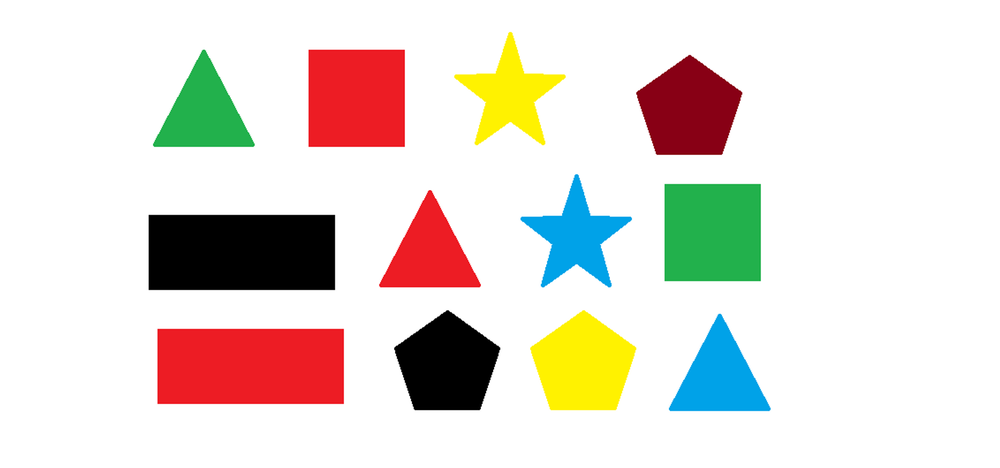
#> input picture Ronaldo_Dutra_Carvalho/entrega_visao_computacional/objects.png, 1000 x 468 px, shrunk from 2000 x 936 before the run
$ python shapes.py
#> lines starting #> are read from the running program, lines starting #| are printed output that depends on the picture; after the words box and inside, x2 and y2 are one past the last pixel; in counts of white or black regions, pixels touching at a corner belong together
import cv2
import numpy as np

img = cv2.imread("objects.png")
#> img is the input picture: shape (468, 1000, 3); mean B, G, R 213.4, 220.6, 228


vermelho_min = np.array([0, 0, 200], np.uint8)
vermelho_max = np.array([100, 100, 255], np.uint8)

preto_min = np.array([0, 0, 0], np.uint8)
preto_max = np.array([30,30, 30], np.uint8)

azul_min = np.array([50, 0, 0], np.uint8)
azul_max = np.array([255, 170,170], np.uint8)

mascara_azul = cv2.inRange(img, azul_min, azul_max)
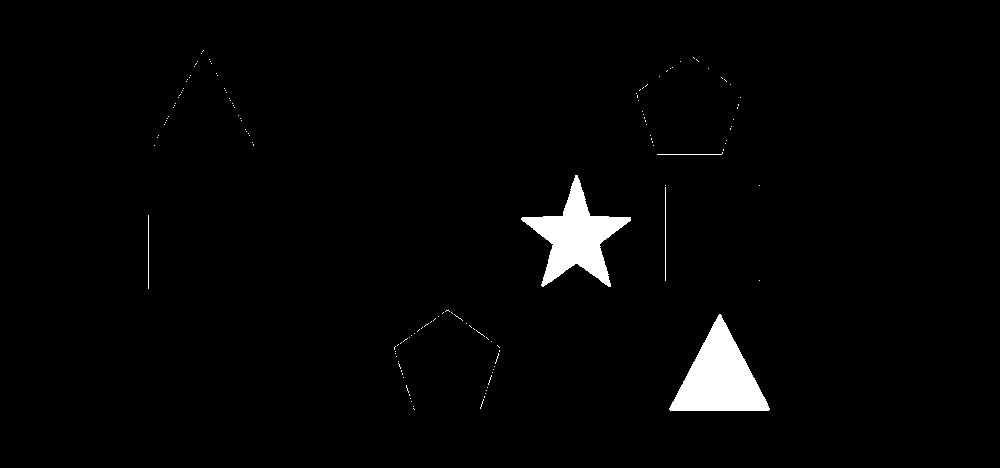
#> mascara_azul: shape (468, 1000); 2.2% white; 139 white regions (134 under 20 px), largest, box (x1, y1, x2, y2) and area: (669, 314, 770, 411) 5096, (521, 175, 631, 287) 4686, (665, 187, 666, 281) 94, (148, 215, 149, 289) 74, (657, 152, 723, 155) 67
mascara_vermelho = cv2.inRange(img, vermelho_min, vermelho_max)
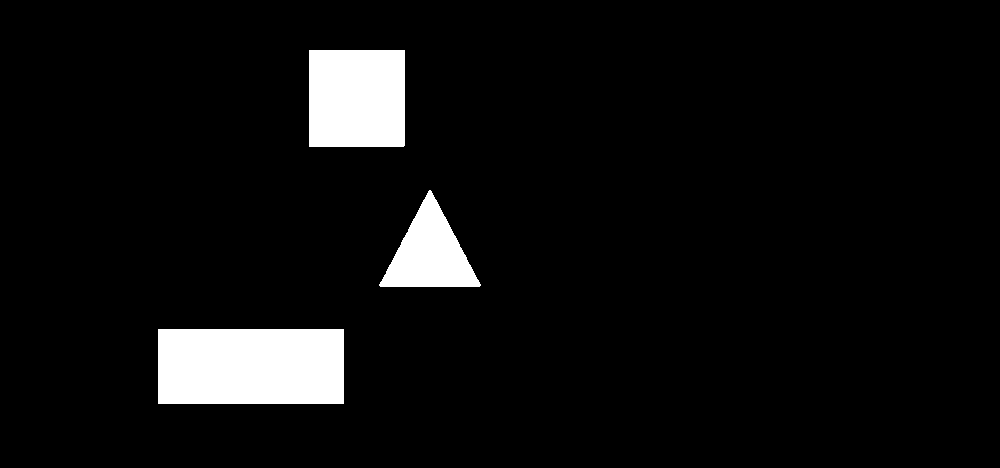
#> mascara_vermelho: shape (468, 1000); 6.1% white; 3 white regions, box (x1, y1, x2, y2) and area: (158, 329, 344, 404) 13950, (309, 50, 405, 147) 9311, (379, 190, 481, 287) 5128
mascara_preto = cv2.inRange(img, preto_min, preto_max)
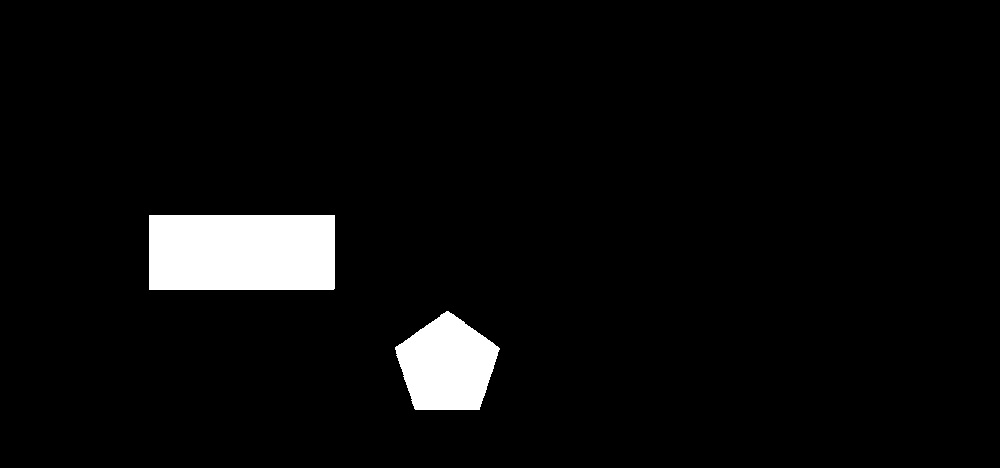
#> mascara_preto: shape (468, 1000); 4.5% white; 2 white regions

def desenha_contorno_triangulo(mascara,img):
    ret,thresh = cv2.threshold(mascara,127,255,cv2.THRESH_BINARY)
    contours,hierarchy = cv2.findContours(thresh, cv2.RETR_EXTERNAL, cv2.CHAIN_APPROX_SIMPLE)
    print("Number of contours detected:",len(contours))
    for cnt in contours:

        perimetro = cv2.arcLength(cnt, True)
        aproximacao = cv2.approxPolyDP(cnt, 0.04 * perimetro, True)
        if len(aproximacao) == 3:
            x, y, largura, altura = cv2.boundingRect(aproximacao)
            regiao_recortada = img[y:y+altura, x:x+largura]
            cv2.imwrite(f'regiao_triangulo.png', regiao_recortada)


def desenha_contorno_quadrado(mascara,img):
    ret,thresh = cv2.threshold(mascara,150,255,0)
    contours,hierarchy = cv2.findContours(thresh, cv2.RETR_EXTERNAL, cv2.CHAIN_APPROX_SIMPLE)
    print("Number of contours detected:",len(contours))

    for cnt in contours:
        perimetro = cv2.arcLength(cnt, True)
        aproximacao = cv2.approxPolyDP(cnt, 0.04 * perimetro, True)
    if len(aproximacao) == 4:
            x, y, largura, altura = cv2.boundingRect(aproximacao)
            regiao_recortada = img[y:y+altura, x:x+largura]
            cv2.imwrite(f'regiao_quadrado.png', regiao_recortada)

def desenha_contorno_retangulo(mascara,img):
    ret,thresh = cv2.threshold(mascara,150,255,0)
    contours,hierarchy = cv2.findContours(thresh, cv2.RETR_EXTERNAL, cv2.CHAIN_APPROX_SIMPLE)
    print("Number of contours detected:",len(contours))

    for cnt in contours:
        perimetro = cv2.arcLength(cnt, True)
        aproximacao = cv2.approxPolyDP(cnt, 0.04 * perimetro, True)
    if len(aproximacao) == 4:
            x, y, largura, altura = cv2.boundingRect(aproximacao)
            regiao_recortada = img[y:y+altura, x:x+largura]
            cv2.imwrite(f'regiao_retangulo.png', regiao_recortada)


desenha_contorno_quadrado(mascara_vermelho,img)
#> in desenha_contorno_quadrado, `contours,hierarchy = cv2.findContours(thresh, cv2.RETR_EXTERNAL, cv2.C..`: contours = 3 contours; box (x1, y1, x2, y2) and area: (158, 329, 344, 404) 13690, (309, 50, 405, 147) 9120, (379, 190, 481, 287) 4981
#| Number of contours detected: 3
#> the loop in desenha_contorno_quadrado, `for cnt in contours:` made 3 passes
#> (perimetro, aproximacao) on passes 1 to 3: (518, [[158, 329], [158, 403], [343, 403], [343, 329]]), (334.2, [[429, 190], [379, 285], [479, 286]]), (381.4, [[309, 50], [309, 146], [403, 146], [404, 50]])
#> in desenha_contorno_quadrado, `x, y, largura, altura = cv2.boundingRect(aproximacao)`: x = 309; y = 50; largura = 96; altura = 97
#> in desenha_contorno_quadrado, `regiao_recortada = img[y:y+altura, x:x+largura]`:
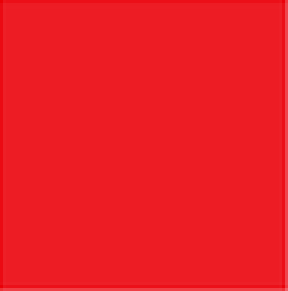
#> regiao_recortada: shape (97, 96, 3) (shown 3 times larger); mean B, G, R 36.3, 28.3, 237
desenha_contorno_triangulo(mascara_azul,img)
#> in desenha_contorno_triangulo, `contours,hierarchy = cv2.findContours(thresh, cv2.RETR_EXTERNAL, cv2.C..`: contours = 139 contours, 137 with area under 20; largest, box (x1, y1, x2, y2) and area: (669, 314, 770, 411) 4950, (521, 175, 631, 287) 4492
#| Number of contours detected: 139
#> the loop in desenha_contorno_triangulo, `for cnt in contours: ` made 139 passes
#> (perimetro, aproximacao, x, y, largura, altura) on pass 46: (332.8, [[720, 314], [670, 410], [769, 409]], 670, 314, 100, 97)
#> (perimetro, aproximacao) on passes 1 to 6: (2.83, [[413, 408], [414, 409]]), (0, [[413, 406]]), (0, [[411, 401]]), (20.49, [[483, 399], [480, 408]]), (0, [[410, 398]]), (2, [[484, 396], [484, 397]])
desenha_contorno_retangulo(mascara_preto,img)
#> in desenha_contorno_retangulo, `contours,hierarchy = cv2.findContours(thresh, cv2.RETR_EXTERNAL, cv2.C..`: contours = 2 contours; box (x1, y1, x2, y2) and area: (149, 215, 335, 290) 13690, (395, 311, 500, 410) 7124
#| Number of contours detected: 2
#> the loop in desenha_contorno_retangulo, `for cnt in contours:` made 2 passes
#> perimetro on pass 1: 341.5
#> (perimetro, aproximacao) on pass 2: (517.4, [[149, 215], [149, 289], [334, 288], [334, 215]])
#> in desenha_contorno_retangulo, `x, y, largura, altura = cv2.boundingRect(aproximacao)`: x = 149; y = 215; largura = 186; altura = 75
#> in desenha_contorno_retangulo, `regiao_recortada = img[y:y+altura, x:x+largura]`:
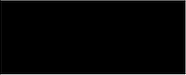
#> regiao_recortada: shape (75, 186, 3); min 0, max 36, mean 0.7; drawn with min black and max white


cv2.imshow('contornos',img)


cv2.waitKey(0)

cv2.destroyAllWindows()
